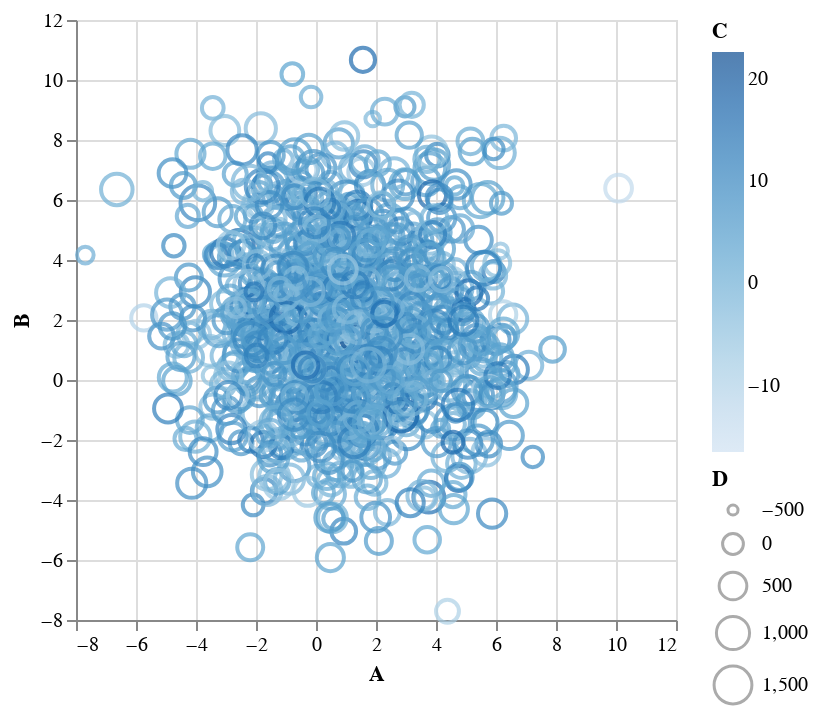

Notebook code for this chart:
### Code cell
alt.Chart(df).mark_point().encode(
    x='A',
    y='B',
    color='C',
    size='D'
)

### Figure 1 — Vega-Lite specification as saved in the notebook (floating-point values rounded to 4 significant figures; data arrays with more than 128 entries replaced by an {"elided": "..."} marker saying what was removed)
{"config": {"view": {"continuousWidth": 300, "continuousHeight": 300}}, "data": {"name": "data-2e7d5c8169f8957ea53de195cebb6b91"}, "mark": {"type": "point"}, "encoding": {"color": {"field": "C", "type": "quantitative"}, "size": {"field": "D", "type": "quantitative"}, "x": {"field": "A", "type": "quantitative"}, "y": {"field": "B", "type": "quantitative"}}, "$schema": "https://vega.github.io/schema/vega-lite/v5.20.1.json", "datasets": {"data-2e7d5c8169f8957ea53de195cebb6b91": {"elided": "1000 records"}}}
